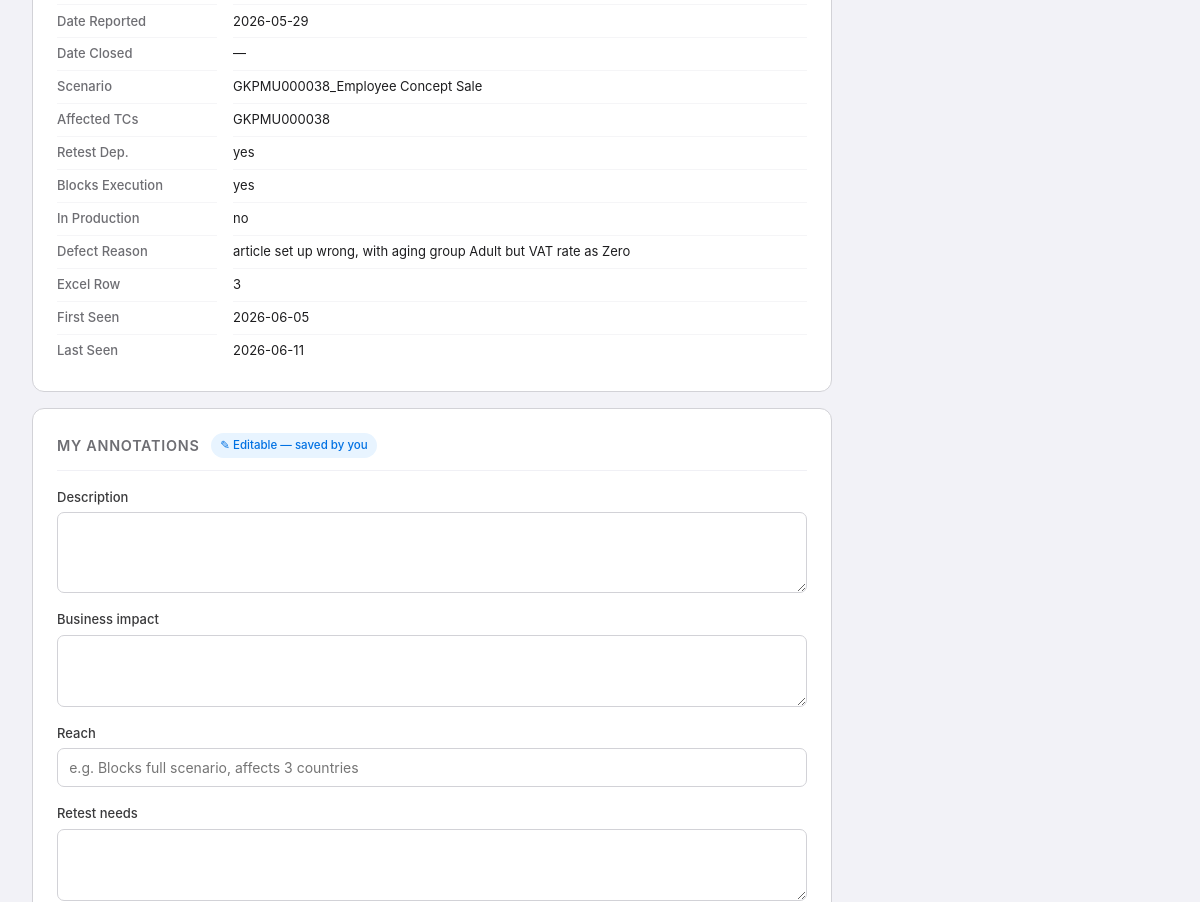
The page /defects/8000046894 (middle part) on the database as committed earlier.
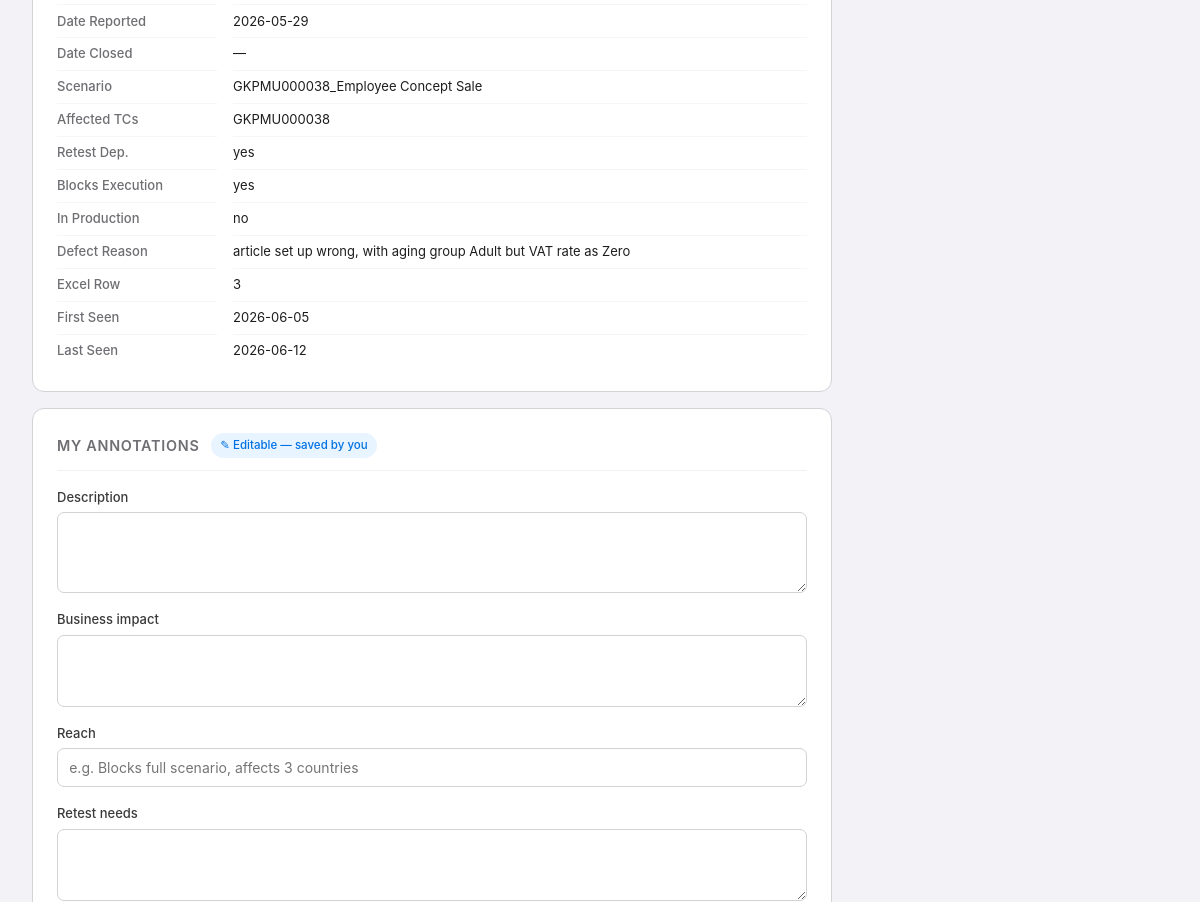
The same page on the database as committed later.
### tables this page shows
CREATE TABLE defects (
            defect_id              TEXT PRIMARY KEY,
            channel                TEXT,
            solman_name            TEXT,
            raised_by              TEXT,
            order_number           TEXT,
            date_reported          TEXT,
            country                TEXT,
            scenario               TEXT,
            exists_in_production   TEXT,
            affected_testcases_raw TEXT,
            retest_dependency      TEXT,
            blocks_execution       TEXT,
            defect_reason          TEXT,
            solman_status          TEXT,
            priority               TEXT,
            assigned_to            TEXT,
            tech_team              TEXT,
            date_closed            TEXT,
            excel_row              INTEGER,
            first_seen             TEXT,
            last_seen              TEXT
        );

### app/web.py (the view, shortened to what this page needs)
@app.route("/defects/<defect_id>", methods=["GET", "POST"])
def defect_detail(defect_id: str):
    conn = _get_conn()
    try:
        defect = database.get_defect(conn, defect_id)
        if defect is None:
            return _not_found(defect_id)
        notes = database.list_notes(conn, "defect", defect_id)
    finally:
        conn.close()
    saved = request.args.get("saved") == "1"
    note_added = request.args.get("note_added") == "1"
    note_saved = request.args.get("note_saved") == "1"
    note_deleted = request.args.get("note_deleted") == "1"
    return render_template(
        "defect_detail.html",
        defect=defect,
        saved=saved,
        notes=notes,
        note_added=note_added,
        note_saved=note_saved,
        note_deleted=note_deleted,
    )

### app/database.py (called while the page is built)
def get_connection(db_path: Path) -> sqlite3.Connection:
    conn = sqlite3.connect(str(db_path))
    conn.execute("PRAGMA journal_mode=WAL")
    return conn

def _rows_to_dicts(cursor: sqlite3.Cursor) -> list[dict]:
    cols = [d[0] for d in cursor.description]
    return [dict(zip(cols, row)) for row in cursor.fetchall()]

def get_defect(conn: sqlite3.Connection, defect_id: str) -> dict | None:
    sql = """
        SELECT d.*,
               a.description, a.business_impact, a.reach, a.retest_needs,
               a.next_step, COALESCE(a.action_needed, 0) AS action_needed,
               a.comments, a.updated_at
        FROM defects d
        LEFT JOIN defect_annotations a ON a.defect_id = d.defect_id
        WHERE d.defect_id = ?
    """
    rows = _rows_to_dicts(conn.execute(sql, (defect_id,)))
    return rows[0] if rows else None

def list_notes(conn: sqlite3.Connection, entity_type: str, entity_id: str) -> list[dict]:
    return _rows_to_dicts(conn.execute(
        "SELECT * FROM notes WHERE entity_type = ? AND entity_id = ? ORDER BY created_at DESC",
        (entity_type, str(entity_id)),
    ))

### app/web.py (called while the page is built)
def _get_conn():
    return database.get_connection(_db_path)

### app/templates/defect_detail.html (shortened to what this page needs)
{% extends "base.html" %}
{% block content %}
<div class="detail-card">
  <dl class="field-list">
    {% for label, value in imported %}
    <dt>{{ label }}</dt>
    <dd>{{ value if value is not none and value != '' else '—' }}</dd>
    {% endfor %}
  </dl>
</div>
<div class="annotation-card">
  <div class="card-header-row">
    <h2>My annotations</h2>
    <span class="editable-badge">&#9998; Editable — saved by you</span>
  </div>
  <form method="post" action="{{ url_for('defect_detail', defect_id=defect.defect_id) }}">
    <div class="form-stack">
      <div class="form-field">
        <label for="f-description">Description</label>
        <textarea id="f-description" name="description" rows="3">{{ defect.description or '' }}</textarea>
      </div>
      <div class="form-field">
        <label for="f-business_impact">Business impact</label>
        <textarea id="f-business_impact" name="business_impact" rows="2">{{ defect.business_impact or '' }}</textarea>
      </div>
      <div class="form-field">
        <label for="f-reach">Reach</label>
        <input id="f-reach" type="text" name="reach" value="{{ defect.reach or '' }}"
               placeholder="e.g. Blocks full scenario, affects 3 countries">
      </div>
      <div class="form-field">
        <label for="f-retest_needs">Retest needs</label>
        <textarea id="f-retest_needs" name="retest_needs" rows="2">{{ defect.retest_needs or '' }}</textarea>
      </div>
    </div>
  </form>
</div>
{% endblock %}

Rows that differ between the two databases and show on the page:
changed defects "GKPMU000038_Employee Concept Sale": last_seen "2026-06-11" → "2026-06-12"
